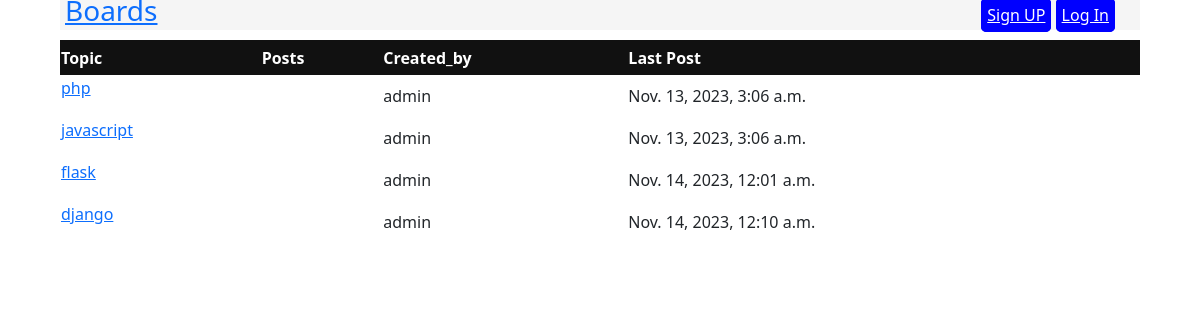
The page /board/1/ on the database its author committed.
### board/models.py (models this page shows, shortened)
class Topic(models.Model):
    subject = models.CharField(max_length=5000)
    created_by = models.ForeignKey(User, related_name='topics', on_delete=models.CASCADE)
    created_date = models.DateTimeField(auto_now_add=True)
    board = models.ForeignKey(Board,related_name='topic', on_delete=models.CASCADE)

### board/views.py (the view)
# urls.py: path('board/<int:board_id>/', views.topic , name='topic'),
def topic(request, board_id):
    board = get_object_or_404(Board, pk=board_id)
    post = Post.objects.all()
    return render(request, 'board/topic.html', {'board':board, 'post':post})

### templates/board/topic.html (shortened to what this page needs)
{% extends 'base.html' %}
{% block content %}
<table>
    <thead>
        <tr class="tablehead">
            <th>Topic</th>
            <th>Posts</th>
            <th>Created_by</th>
            <th>Last Post</th>
        </tr>
    </thead>
    <tbody>
        {%for topic in board.topic.all %}
        <tr class="tabletbody">
            <td>
            <p><a href="#">{{topic.subject}}</a></p></td>
            <td>{{post.message}}</td>
            <td>{{topic.created_by}}</td>
            <td>{{topic.created_date}}</td>
        </tr>
        {% endfor %}
    </tbody>
{% endblock content %}

### templates/base.html (shortened to what this page needs)
{% load static %}
<!DOCTYPE html>
<html lang="en">
<head>
    <link rel="stylesheet" href="{% static 'css/style.css' %}">
    <link rel="stylesheet" href="{% static 'css/bootstrap.min.css' %}">
</head>
<body>
    <div class="continar">
 {% include 'parts/nav.html' %}
{% block content %}
{% endblock content %}
    </div>
</body>
</html>

### templates/parts/nav.html (shortened to what this page needs)
<header class="header">
    <h3><a href="{% url 'home' %}">Boards</a></h3>
    {% if user.is_authenticated %}
    <p>
    <details title="My account">
        <ul>
            <li><a href="{% url 'home' %}">{{user}}</a></li>
            <li><a href="{% url 'logout' %}">Logout</a></li>
            <li><a href="{% url 'change_password' %}">Change Password</a></li>
        </ul>
    </details>
    {% else %}
    <div class="auth">
    <a href="{% url 'signup' %}" class="signup">Sign UP</a>
    <a href="{% url 'login' %}" class="login">Log In</a>
    </div>
    {% endif %}
</header>

### discussion_board/static/css/style.css (style rules this page uses)
* { font-family:Segoe UI; }
a { text-decoration:none ; }
.continar { width: 90%; margin: auto; }
.header { display: flex; justify-content: space-between; align-items: center; background-color: #eeeeee8f; padding: 5px; font-weight: 500; width: 100%; height: 30px; }
table { width: 100%; margin-top: 10px; font-family:Arial; border-spacing: 0; }
thead { background: #111; height: 35px; color: #fff; text-align: left; padding: 8px; }

### templates/parts/nav.html (style rules this page uses)
.signup, .login { background:#00f; border: 1px #00f solid; color: #fff; border-radius: 5px; padding: 5px; }
.auth { margin-right: 20px; }

### rows shown on the page
Topic: subject "php", created_by "admin", created_date "Nov. 13, 2023, 3:06 a.m."
Topic: subject "javascript", created_by "admin", created_date "Nov. 13, 2023, 3:06 a.m."
Topic: subject "flask", created_by "admin", created_date "Nov. 14, 2023, 12:01 a.m."
Topic: subject "django", created_by "admin", created_date "Nov. 14, 2023, 12:10 a.m."
